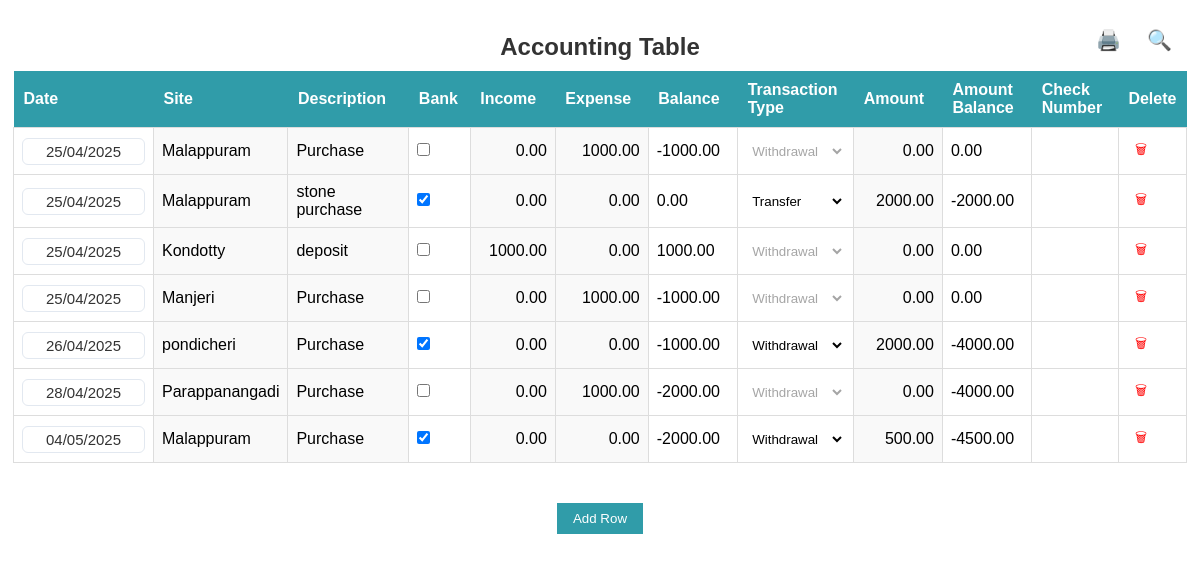
/acclive/, run on an earlier commit of the app's database.
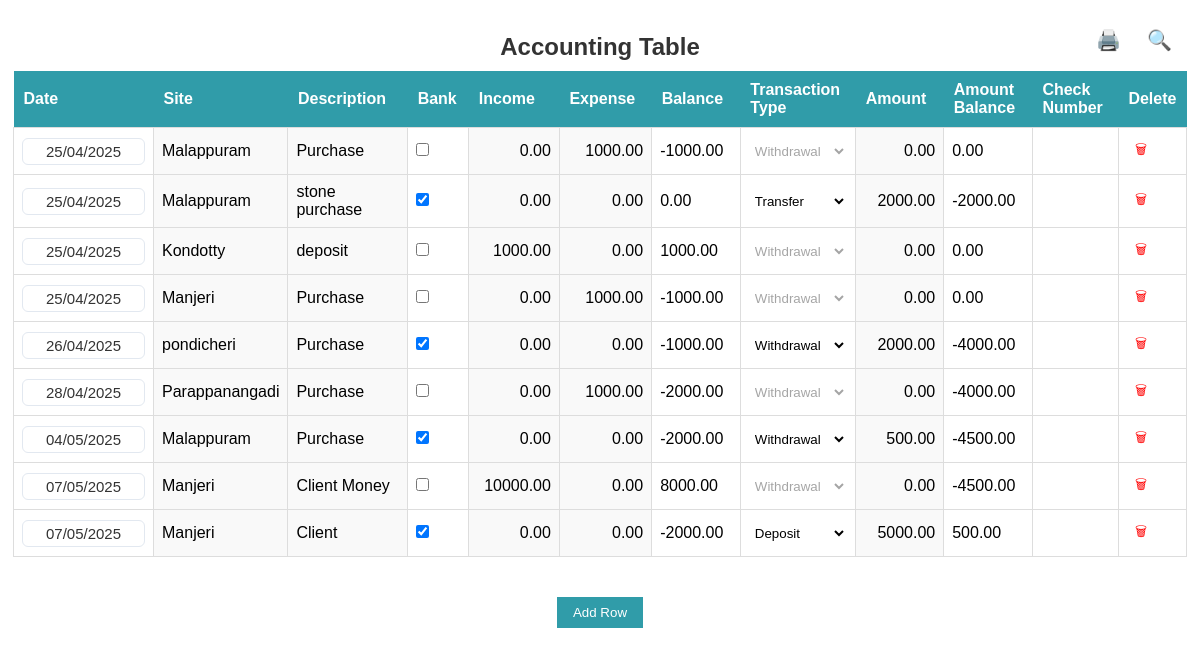
And on a later commit of the database.
### acclive/models.py (models this page shows, shortened)
class TableEntry(models.Model):
    date = models.DateField(default=now)
    site_name = models.CharField(max_length=255)
    description = models.TextField(blank=True, null=True)
    bank = models.BooleanField(default=False)  # Checkbox for bank transaction
    income = models.DecimalField(max_digits=15, decimal_places=2, default=0.00)
    expense = models.DecimalField(max_digits=15, decimal_places=2, default=0.00)
    balance = models.DecimalField(max_digits=15, decimal_places=2, default=0.00, editable=False)
    transaction_type = models.CharField(
        max_length=20, choices=[("Withdrawal", "Withdrawal"), ("Transfer", "Transfer"), ("Deposit", "Deposit")],
        blank=True, null=True
    )
    amount = models.DecimalField(max_digits=15, decimal_places=2, default=0.00)
    amount_balance = models.DecimalField(max_digits=15, decimal_places=2, default=0.00, editable=False)
    check_number = models.CharField(max_length=50, blank=True, default="")
    deleted = models.BooleanField(default=False)  # Soft delete field

### acclive/views.py (the view)
# urls.py: path('', table_view, name='table'),
def table_view(request):
    entries = TableEntry.objects.filter(deleted=False).order_by("date")
    return render(request, 'table.html', {'entries': entries})

### acclive/templates/table.html (shortened to what this page needs)
<!DOCTYPE html>
<html lang="en">
<head>
    <link rel="stylesheet" href="https://cdn.jsdelivr.net/npm/flatpickr/dist/flatpickr.min.css">
</head>
<body>
<div class="table-container">
    <div class="table-header">
        <h1 class="table-title">Accounting Table</h1>
        <div style="position: absolute; top: 20px; right: 20px; display: flex; align-items: center;">
            <span id="printIcon" style="cursor: pointer; font-size: 20px; color: #309CA9; padding: 8px; border-radius: 50%; transition: background-color 0.3s; margin-right: 10px;" title="Print table">🖨️</span>
            <span id="searchIcon" style="cursor: pointer; font-size: 20px; color: #309CA9; padding: 8px; border-radius: 50%; transition: background-color 0.3s;" title="Search by date">🔍</span>
        </div>
    </div>
    <div style="overflow-x: auto;">
<table id="accounting-table">
    <thead>
        <tr>
            <th>Date</th><th>Site</th><th>Description</th><th>Bank</th>
            <th>Income</th><th>Expense</th><th>Balance</th>
            <th>Transaction Type</th><th>Amount</th><th>Amount Balance</th><th>Check Number</th>
            <th>Delete</th>
        </tr>
    </thead>
    <tbody>
        {% for entry in entries %}
        <tr data-id="{{ entry.id }}">
            <td><input type="text" class="date-input" value="{{ entry.date|date:'d/m/Y' }}" onchange="updateBalances()"></td>
            <td contenteditable="true" class="editable">{{ entry.site_name }}</td>
            <td contenteditable="true" class="editable">{{ entry.description }}</td>
            <td><input type="checkbox" class="bank-checkbox" {% if entry.bank %}checked{% endif %} onchange="toggleBankMode(this)"></td>
            <td contenteditable="true" class="editable numeric income" oninput="updateBalances()">{{ entry.income|default:"0.00" }}</td>
            <td contenteditable="true" class="editable numeric expense" oninput="updateBalances()">{{ entry.expense|default:"0.00" }}</td>
            <td class="balance">{{ entry.balance|default:"0.00" }}</td>
            <td>
                <select class="transaction-type" {% if not entry.bank %}disabled{% endif %} onchange="updateBalances()">
                    <option {% if entry.transaction_type == 'Withdrawal' %}selected{% endif %}>Withdrawal</option>
                    <option {% if entry.transaction_type == 'Transfer' %}selected{% endif %}>Transfer</option>
                    <option {% if entry.transaction_type == 'Deposit' %}selected{% endif %}>Deposit</option>
                </select>
            </td>
            <td contenteditable="true" class="editable numeric amount" {% if not entry.bank %}class="disabled"{% endif %} oninput="updateBalances()">{{ entry.amount|default:"0.00" }}</td>
            <td class="amount-balance">{{ entry.amount_balance|default:"0.00" }}</td>
            <td><input type="text" class="check-number" {% if not entry.bank %}disabled{% endif %} value="{{ entry.check_number }}"></td>
            <td><button class="delete-btn" onclick="deleteRow(this)">🗑</button></td>
        </tr>
        {% endfor %}
    </tbody>
</table>
    </div>
<div id="addRowContainer">
    <button id="addRowBtn">Add Row</button>
</div>
</div>
</body>
</html>

What changed in the data, as far as the page shows it:
added TableEntry: date "07/05/2025", site_name "Manjeri", description "Client Money", income "10000.00", expense "0.00", balance "8000.00", transaction_type+bank "Withdrawal", amount "0.00", amount_balance "-4500.00"
added TableEntry: date "07/05/2025", site_name "Manjeri", description "Client", bank "☑", income "0.00", expense "0.00", balance "-2000.00", transaction_type+bank "Deposit", amount "5000.00", amount_balance "500.00"
